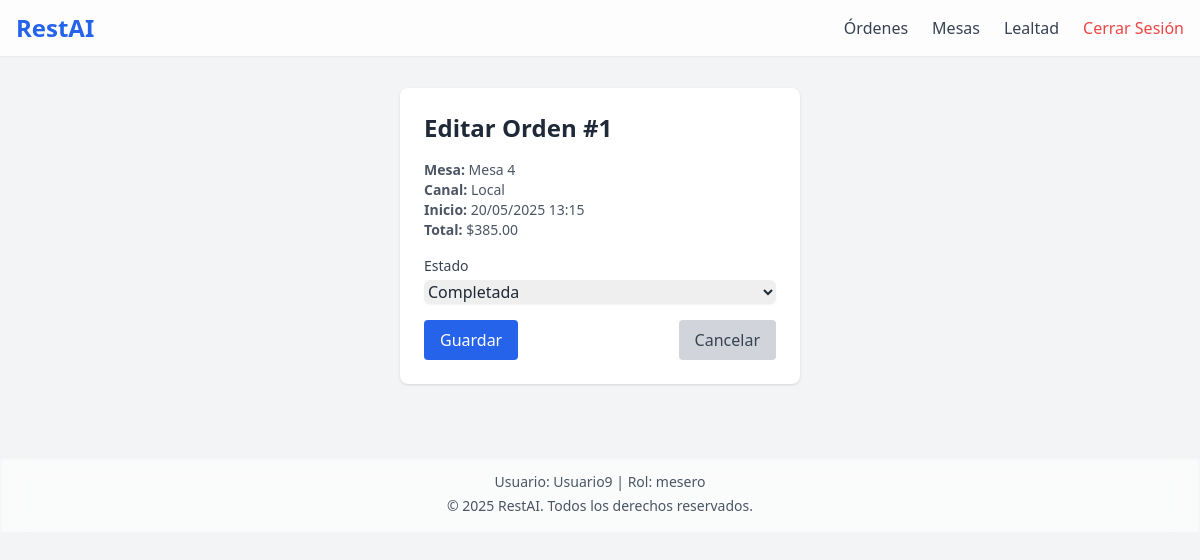
/mesero/edit_order.php?id=1 (signed in), run on the app's committed database.
### tables this page shows
CREATE TABLE `ordenes` (
  `id` int(11) NOT NULL,
  `mesa_id` int(11) DEFAULT NULL,
  `usuario_id` int(11) DEFAULT NULL,
  `canal` enum('local','entrega','takeaway') NOT NULL,
  `estado` enum('pendiente','en_proceso','completada','cancelada') DEFAULT 'pendiente',
  `total` decimal(10,2) NOT NULL,
  `fecha_hora_inicio` datetime DEFAULT current_timestamp(),
  `fecha_hora_finalizacion` datetime DEFAULT NULL,
  `tiempo_estimado_preparacion` int(11) DEFAULT NULL,
  `tiempo_real_preparacion` int(11) DEFAULT NULL,
  `tiempo_estimado_entrega` int(11) DEFAULT NULL,
  `tiempo_real_entrega` int(11) DEFAULT NULL,
  `calidad_revision` tinyint(1) DEFAULT 0
);

CREATE TABLE `mesas` (
  `id` int(11) NOT NULL,
  `numero` int(11) NOT NULL,
  `capacidad` int(11) NOT NULL,
  `estado` enum('libre','ocupada','reservada') DEFAULT 'libre',
  `ubicacion` varchar(50) NOT NULL
);

### mesero/edit_order.php (the view, shortened to what this page needs)
<?php
include '../config/db.php';
$id = $_GET['id'] ?? null;
$stmt = $pdo->prepare("
    SELECT o.id, o.estado, o.total, o.canal,
           m.numero AS mesa_numero,
           DATE_FORMAT(o.fecha_hora_inicio, '%d/%m/%Y %H:%i') AS inicio
    FROM ordenes o
    LEFT JOIN mesas m ON o.mesa_id = m.id
    WHERE o.id = ?
");
$stmt->execute([$id]);
$o = $stmt->fetch(PDO::FETCH_ASSOC);
?>
<!DOCTYPE html>
<html lang="es">
<head>
  <script src="https://cdn.tailwindcss.com"></script>
</head>
<body class="bg-gray-100 text-gray-800 pt-16">
  <?php include '../components/header.php'; ?>
  <main class="max-w-md mx-auto p-6">
    <section class="bg-white rounded-lg shadow p-6 animate-fade-in-up">
      <h2 class="text-2xl font-semibold mb-4">Editar Orden #<?= htmlspecialchars($o['id']) ?></h2>
      <div class="mb-4 text-sm text-gray-600">
        <p><strong>Mesa:</strong>
          <?= $o['mesa_numero'] !== null ? 'Mesa ' . htmlspecialchars($o['mesa_numero']) : '—' ?>
        </p>
        <p><strong>Canal:</strong> <?= ucfirst(htmlspecialchars($o['canal'])) ?></p>
        <p><strong>Inicio:</strong> <?= htmlspecialchars($o['inicio']) ?></p>
        <p><strong>Total:</strong> $<?= number_format($o['total'], 2) ?></p>
      </div>
      <form method="POST" class="space-y-4">
        <div>
          <label class="block text-sm font-medium text-gray-700">Estado</label>
          <select
            name="estado"
            class="mt-1 block w-full border-gray-300 rounded-md shadow-sm focus:ring-blue-500 focus:border-blue-500"
          >
            <?php
              $opciones = ['pendiente', 'en_proceso', 'completada', 'cancelada'];
              foreach ($opciones as $st):
            ?>
              <option value="<?= $st ?>" <?= ($o['estado'] === $st) ? 'selected' : '' ?>>
                <?= ucfirst(str_replace('_', ' ', $st)) ?>
              </option>
            <?php endforeach; ?>
          </select>
        </div>
        <div class="flex justify-between mt-6">
          <button
            type="submit"
            class="px-4 py-2 bg-blue-600 text-white rounded hover:bg-blue-700"
          >
            Guardar
          </button>
          <a
            href="ordenes.php"
            class="px-4 py-2 bg-gray-300 text-gray-700 rounded hover:bg-gray-400"
          >
            Cancelar
          </a>
        </div>
      </form>
    </section>
  </main>
  <?php include '../components/footer.php'; ?>
</body>
</html>

### data on the page
ordenes: id "1", mesa.numero "4", canal "Local", total "385.00", estado "Completada"

### other printed values
$o['inicio'] "20/05/2025 13:15"
$_SESSION['nombre'] "Usuario9"
$_SESSION['rol'] "mesero"
